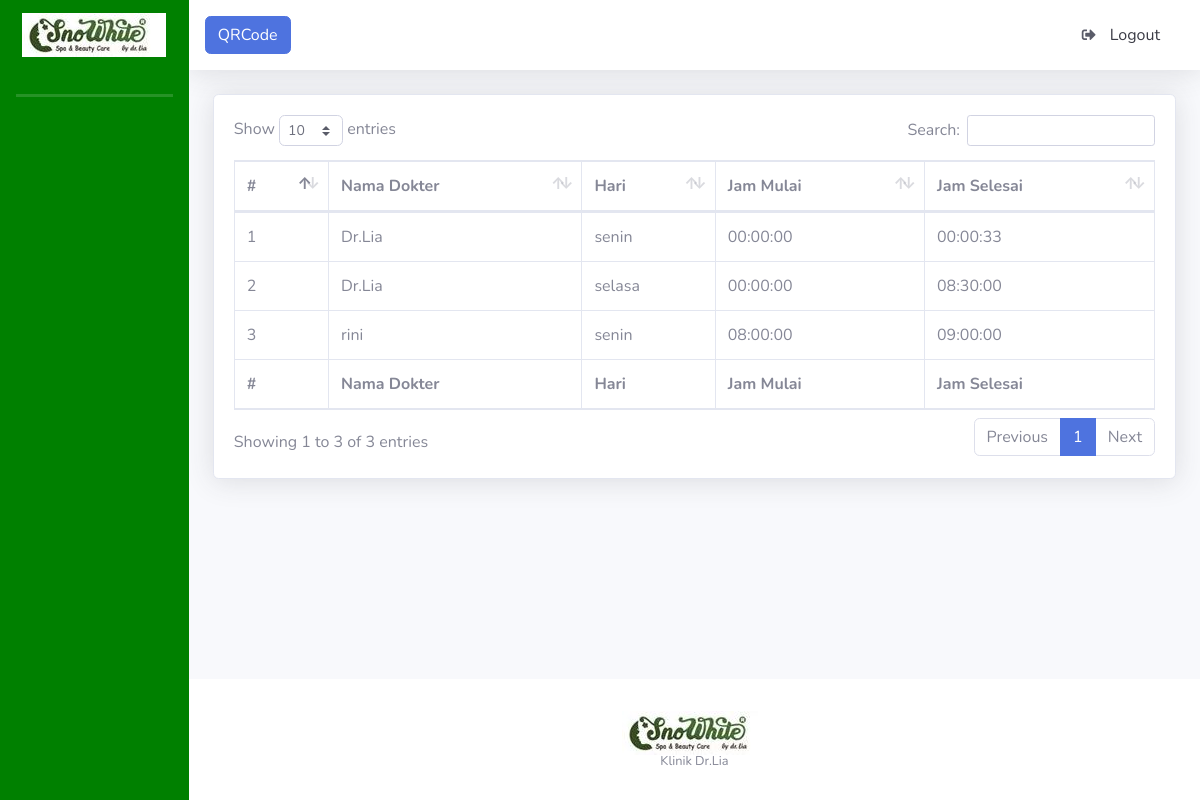
The app's page /index.php/layanan/piket, older data.
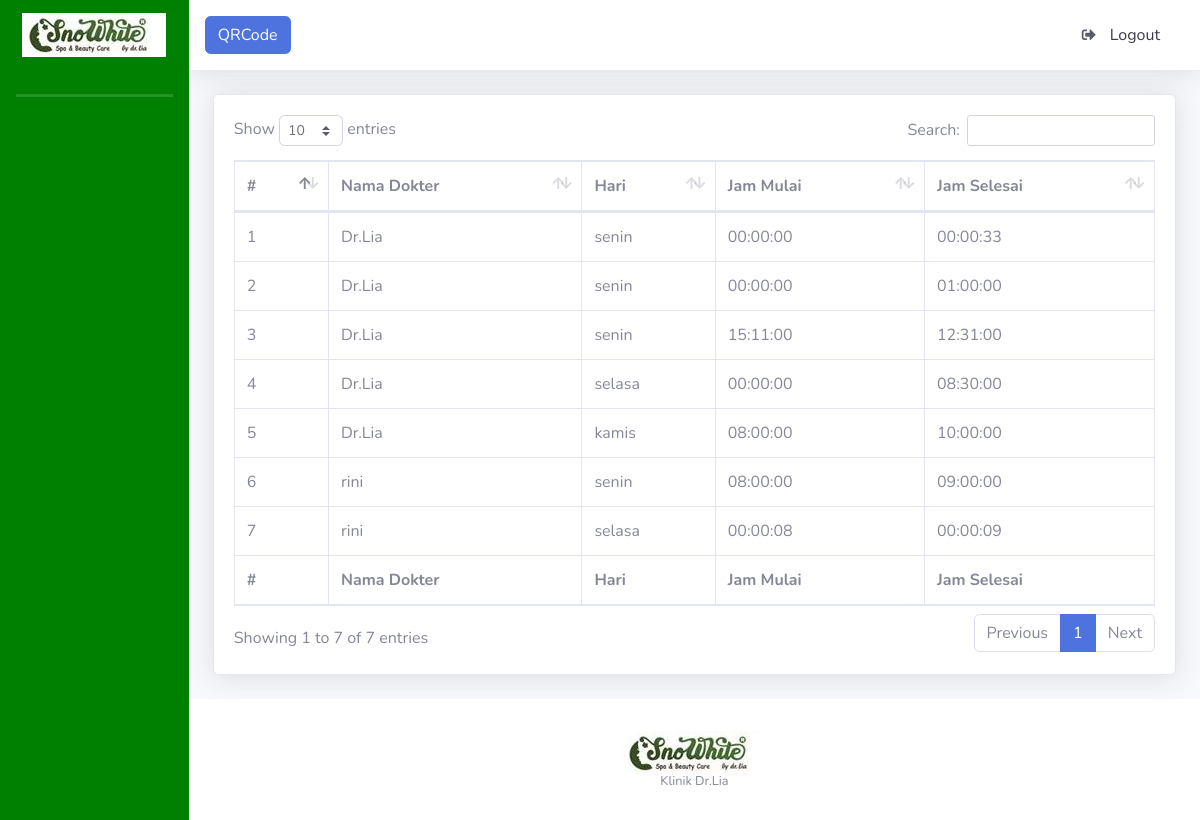
The same page, newer data.
### tables this page shows
CREATE TABLE `tb_piket` (
  `id_piket` bigint(20) NOT NULL,
  `id_dokter` bigint(20) NOT NULL,
  `hari` enum('senin','selasa','rabo','kamis','jumat') NOT NULL,
  `jam_mulai` time NOT NULL,
  `jam_selesai` time NOT NULL
);

CREATE TABLE `tb_dokter` (
  `id_dokter` bigint(20) NOT NULL,
  `nama_dokter` varchar(30) NOT NULL,
  `email_dokter` varchar(100) NOT NULL,
  `password_dokter` varchar(32) NOT NULL,
  `current_password` varchar(32) NOT NULL
);

### application/controllers/Layanan.php (called while the page is built, shortened)
<?php
class Layanan extends CI_Controller {
	public function piket()
	{
		$this->db->join('tb_dokter', 'tb_dokter.id_dokter = tb_piket.id_dokter');
		$this->db->order_by('tb_piket.id_dokter', 'asc');
		$this->db->order_by('FIELD(hari,"senin","selasa","rabo","kamis","jumat")');
		$this->db->order_by('jam_mulai', 'asc');
		$parser['p_semuapiket'] = $this->db->get('tb_piket')->result();
		$this->load->view('layanan/piket_dokter', $parser);
	}
}
?>

### index.php (called while the page is built, shortened)
<?php
require_once BASEPATH.'core/CodeIgniter.php';

### application/views/layanan/piket_dokter.php (the view, shortened to what this page needs)
<!DOCTYPE html>
<html lang="en">
<head>
  <link href="<?php echo base_url(); ?>tema/admin/vendor/fontawesome-free/css/all.min.css" rel="stylesheet" type="text/css">
  <link href="<?php echo base_url(); ?>tema/admin/css/sb-admin-2.min.css" rel="stylesheet">
  <link href="<?php echo base_url(); ?>tema/admin/vendor/datatables/dataTables.bootstrap4.min.css" rel="stylesheet">
  <link href="vendor/datatables/dataTables.bootstrap4.min.css" rel="stylesheet">
</head>
<body id="page-top">
  <div id="wrapper">
    <?php  $this->load->view("template/sidebar");?>
    <div id="content-wrapper" class="d-flex flex-column">
      <div id="content">
        <?php $this->load->view("template/topbar");?>
        <div class="container-fluid">
          <div class="card shadow mb-4">
            <div class="card-body">
              <div class="table-responsive">
                <table class="table table-bordered" id="dataTable" width="100%" cellspacing="0">
                  <thead>
                    <tr>
                     <th>#</th>
                     <th>Nama Dokter</th>
                     <th>Hari</th>
                     <th>Jam Mulai</th>
                     <th>Jam Selesai</th>
                   </tr>
                 </thead>
                 <tfoot>
                  <tr>
                   <th>#</th>
                   <th>Nama Dokter</th>
                   <th>Hari</th>
                     <th>Jam Mulai</th>
                     <th>Jam Selesai</th>
                 </tr>
               </tfoot>
               <tbody>
                 <?php if(count($p_semuapiket) > 0) { ?>
                  <?php $no = 1; ?>
                  <?php foreach ($p_semuapiket as $data) { ?>
                    <tr>
                      <td><?php echo $no++; ?></td>
                      <td><?php echo $data->nama_dokter; ?></td>
                      <td><?php echo $data->hari; ?></td>
                      <td><?php echo $data->jam_mulai; ?></td>
                      <td><?php echo $data->jam_selesai; ?></td>
                  </tr>
                <?php } ?>
              <?php } else { ?>
                <tr>
                  <td colspan="4">Tidak ada jadwal piket</td>
                </tr>
              <?php } ?>
            </tbody>
          </table>
        </div>
      </div>
    </div>
  </div>
</div>
<?php $this->load->view("template/footer");?>

### application/views/template/sidebar.php (shortened to what this page needs)
<ul  class="navbar-nav sidebar sidebar-dark accordion" id="accordionSidebar" style="background-color: green;">
  <a class="sidebar-brand d-flex align-items-center justify-content-center" href="index.html">
    <div class="sidebar-brand-icon ">
      <img src="<?php echo base_url() ?>image/logo.jpg">
    </div>
  </a>
  <br>
  <hr class="sidebar-divider my-0">
    <hr class="sidebar-divider my-0">
  <hr class="sidebar-divider d-none d-md-block">
</ul>

### application/views/template/topbar.php (shortened to what this page needs)
<nav class="navbar navbar-expand navbar-light bg-white topbar mb-4 static-top shadow">
     <a class="btn btn-primary" href="<?php echo base_url('index.php/pasien/scan_pasien') ?>">QRCode</a>
  <ul class="navbar-nav ml-auto">
    <li class="nav-item">
      <a class="dropdown-item" href="" data-toggle="modal" data-target="#logoutModal">
          <i class="fas fa-sign-out-alt fa-sm fa-fw mr-2 text-gray-800"></i>
          Logout
        </a>
    </li>
  </ul>
</nav>

### application/views/template/footer.php (shortened to what this page needs)
      <footer class="sticky-footer bg-white">
        <div class="container my-auto">
          <div class="copyright text-center my-auto">
            <img src="<?php echo base_url() ?>image/logo.jpg">
            <br>
            <span>Klinik Dr.Lia</span>
          </div>
        </div>
      </footer>
    </div>
  </div>
</body>
</html>

Row changes from the older to the newer data that the page shows:
added tb_piket: id_dokter.nama_dokter "Dr.Lia", hari "senin", jam_mulai "00:00:00", jam_selesai "01:00:00"
added tb_piket: id_dokter.nama_dokter "Dr.Lia", hari "senin", jam_mulai "15:11:00", jam_selesai "12:31:00"
added tb_piket: id_dokter.nama_dokter "Dr.Lia", hari "kamis", jam_mulai "08:00:00", jam_selesai "10:00:00"
added tb_piket: id_dokter.nama_dokter "rini", hari "selasa", jam_mulai "00:00:08", jam_selesai "00:00:09"
Text that changed along with them:
text written by a page script: "Show entries Search: Showing 1 to 3 of 3 entries Previous 1 Next" → "Show entries Search: Showing 1 to 7 of 7 entries Previous 1 Next"
